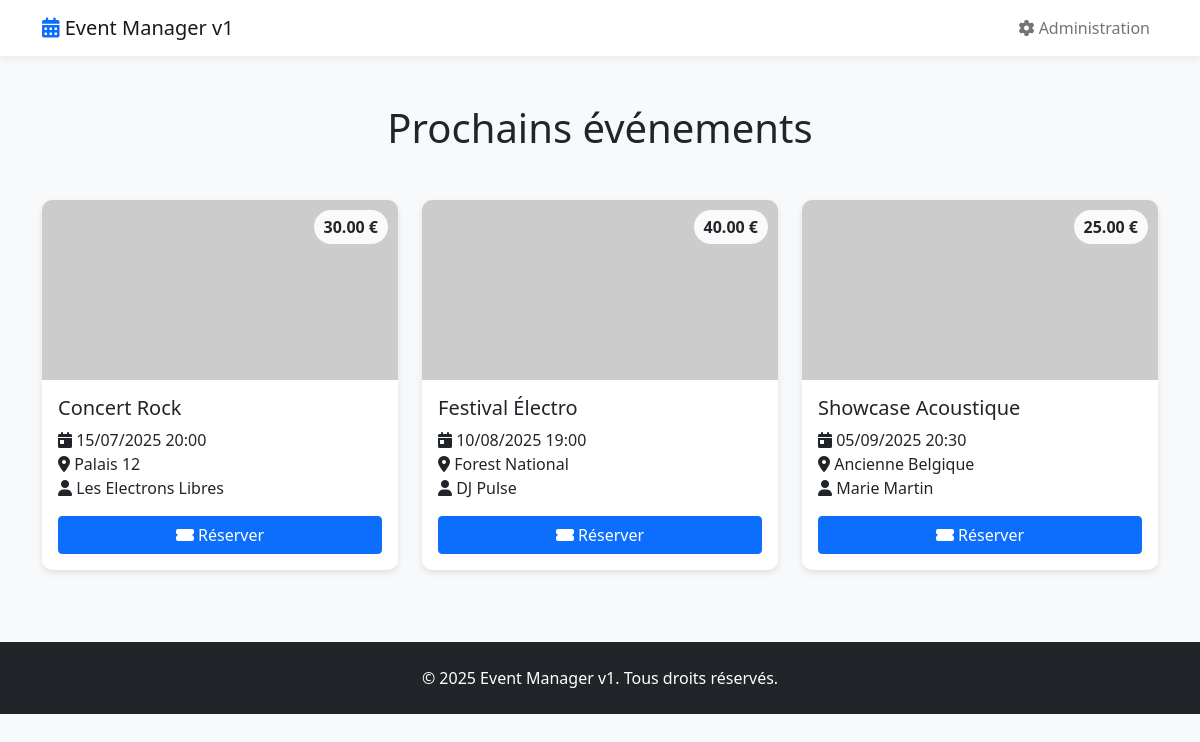
Screenshot of /front/index.php with the database file from the repository.
### tables this page shows
CREATE TABLE `evenement` (
  `id_evenement` int(11) NOT NULL,
  `titre` varchar(255) NOT NULL,
  `description` text DEFAULT NULL,
  `date_heure` datetime NOT NULL,
  `prix` decimal(10,2) DEFAULT 0.00,
  `id_venue` int(11) DEFAULT NULL,
  `id_artiste` int(11) DEFAULT NULL,
  `image` varchar(255) DEFAULT NULL
);

CREATE TABLE `venue` (
  `id_venue` int(11) NOT NULL,
  `nom` varchar(255) NOT NULL,
  `type` varchar(100) DEFAULT NULL,
  `adresse` varchar(255) DEFAULT NULL,
  `url` varchar(255) DEFAULT NULL,
  `photo` varchar(255) DEFAULT NULL
);

CREATE TABLE `artiste` (
  `id_artiste` int(11) NOT NULL,
  `nom` varchar(255) NOT NULL,
  `url` varchar(255) DEFAULT NULL,
  `photo` varchar(255) DEFAULT NULL
);

### classes/Evenement.php (called while the page is built, shortened)
<?php
class Evenement {
    private $conn;
    private $table = 'evenement';
    public function __construct($db) {
        $this->conn = $db;
    }
    public function getProchains($limit = 6) {
        $query = "SELECT e.*, v.nom as venue_nom, a.nom as artiste_nom
                  FROM " . $this->table . " e
                  LEFT JOIN venue v ON e.id_venue = v.id_venue
                  LEFT JOIN artiste a ON e.id_artiste = a.id_artiste
                  WHERE e.date_heure > NOW()
                  ORDER BY e.date_heure ASC
                  LIMIT :limit";
        $stmt = $this->conn->prepare($query);
        $stmt->bindParam(':limit', $limit, PDO::PARAM_INT);
        $stmt->execute();
        return $stmt->fetchAll(PDO::FETCH_ASSOC);
    }
}
?>

### front/index.php (the view, shortened to what this page needs)
<?php
require_once '../classes/Evenement.php';
$database = new Database();
$db = $database->getConnection();
$evenement = new Evenement($db);
$evenements = $evenement->getProchains(12);
?>
<!DOCTYPE html>
<html lang="fr">
<head>
    <link href="https://cdn.jsdelivr.net/npm/bootstrap@5.1.3/dist/css/bootstrap.min.css" rel="stylesheet">
    <link href="https://cdnjs.cloudflare.com/ajax/libs/font-awesome/6.0.0/css/all.min.css" rel="stylesheet">
</head>
<body>
    <nav class="navbar navbar-expand-lg navbar-light bg-white">
        <div class="container">
            <a class="navbar-brand" href="index.php">
                <i class="fas fa-calendar-alt text-primary"></i> Event Manager v1
            </a>
            <div class="navbar-nav ms-auto">
                <a class="nav-link" href="../admin/index.php">
                    <i class="fas fa-cog"></i> Administration
                </a>
            </div>
        </div>
    </nav>
    <div class="container py-5">
        <h1 class="mb-5 text-center">Prochains événements</h1>
        <div class="row g-4">
            <?php if(empty($evenements)): ?>
                <div class="col-12 text-center">
                    <div class="alert alert-info">
                        <i class="fas fa-info-circle"></i> Aucun événement à venir pour le moment.
                    </div>
                </div>
            <?php else: ?>
                <?php foreach ($evenements as $evt):
                    $imagePath = !empty($evt['image']) ? "../uploads/" . $evt['image'] : "https://via.placeholder.com/800x400?text=Événement";
                ?>
                <div class="col-md-4 mb-4">
                    <div class="card event-card">
                        <div class="event-image" style="background-image: url('<?= $imagePath ?>');">
                            <div class="event-price">
                                <?php if($evt['prix'] > 0): ?>
                                    <?= number_format($evt['prix'], 2) ?> €
                                <?php else: ?>
                                    Gratuit
                                <?php endif; ?>
                            </div>
                        </div>
                        <div class="card-body">
                            <h5 class="card-title"><?= htmlspecialchars($evt['titre']) ?></h5>
                            <p class="card-text">
                                <i class="fas fa-calendar-day"></i> <?= date('d/m/Y H:i', strtotime($evt['date_heure'])) ?><br>
                                <i class="fas fa-map-marker-alt"></i> <?= htmlspecialchars($evt['venue_nom'] ?? 'Lieu à confirmer') ?><br>
                                <?php if($evt['artiste_nom']): ?>
                                <i class="fas fa-user"></i> <?= htmlspecialchars($evt['artiste_nom']) ?>
                                <?php endif; ?>
                            </p>
                            <a href="evenement.php?id=<?= $evt['id_evenement'] ?>" class="btn btn-primary w-100">
                                <i class="fas fa-ticket-alt"></i> Réserver
                            </a>
                        </div>
                    </div>
                </div>
                <?php endforeach; ?>
            <?php endif; ?>
        </div>
    </div>
    <footer class="py-4 bg-dark text-white text-center">
        <div class="container">
            <p class="mb-0">© 2025 Event Manager v1. Tous droits réservés.</p>
        </div>
    </footer>
</body>
</html>

### front/index.php (style rules this page uses)
body { background-color: #f8f9fa; }
.event-card { transition: transform 0.3s ease, box-shadow 0.3s ease; height: 100%; border: none; border-radius: 10px; overflow: hidden; box-shadow: 0 3px 6px rgba(0,0,0,0.1); }
.event-image { height: 180px; background-size: cover; background-position: center; }
.event-price { position: absolute; top: 10px; right: 10px; background-color: rgba(255,255,255,0.9); padding: 5px 10px; border-radius: 20px; font-weight: bold; }
.navbar { box-shadow: 0 4px 6px rgba(0,0,0,0.05); }

### rows the page displays
evenement: prix "30.00", titre "Concert Rock", date_heure "15/07/2025 20:00", id_venue.nom "Palais 12", id_artiste.nom "Les Electrons Libres"
evenement: prix "40.00", titre "Festival Électro", date_heure "10/08/2025 19:00", id_venue.nom "Forest National", id_artiste.nom "DJ Pulse"
evenement: prix "25.00", titre "Showcase Acoustique", date_heure "05/09/2025 20:30", id_venue.nom "Ancienne Belgique", id_artiste.nom "Marie Martin"
